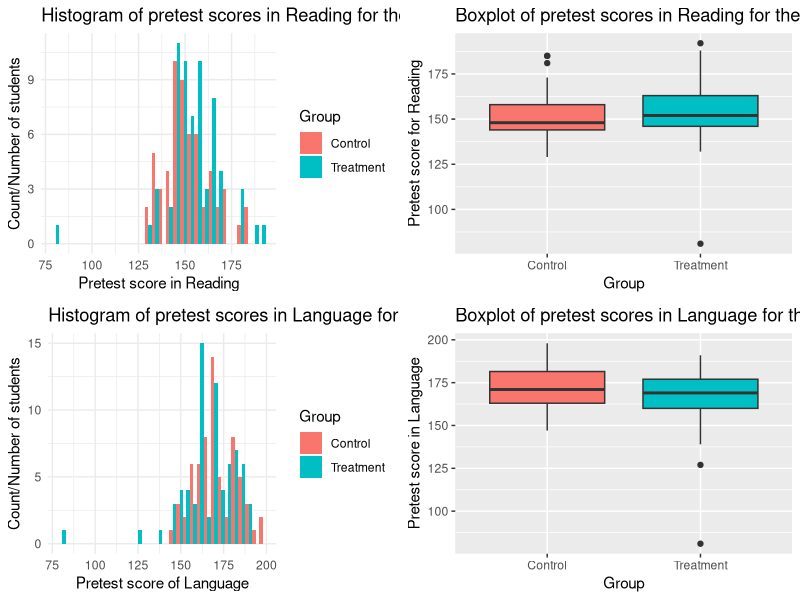
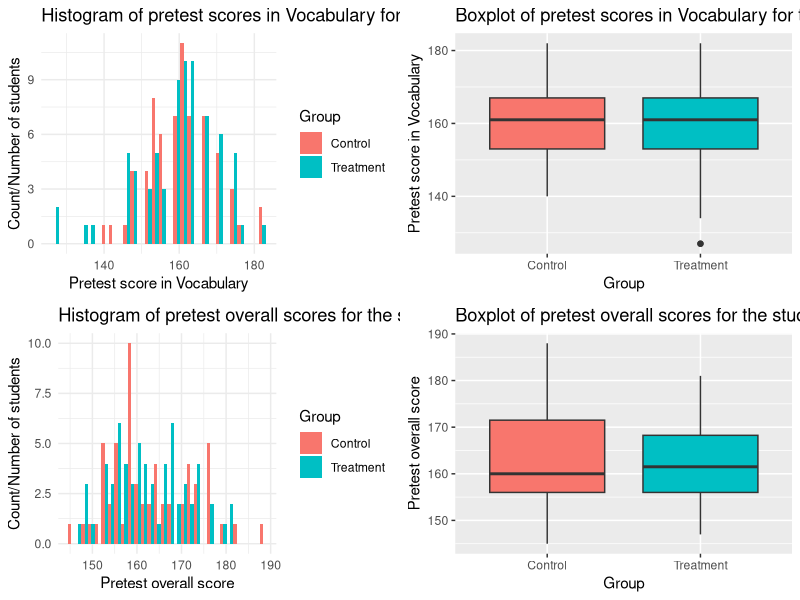
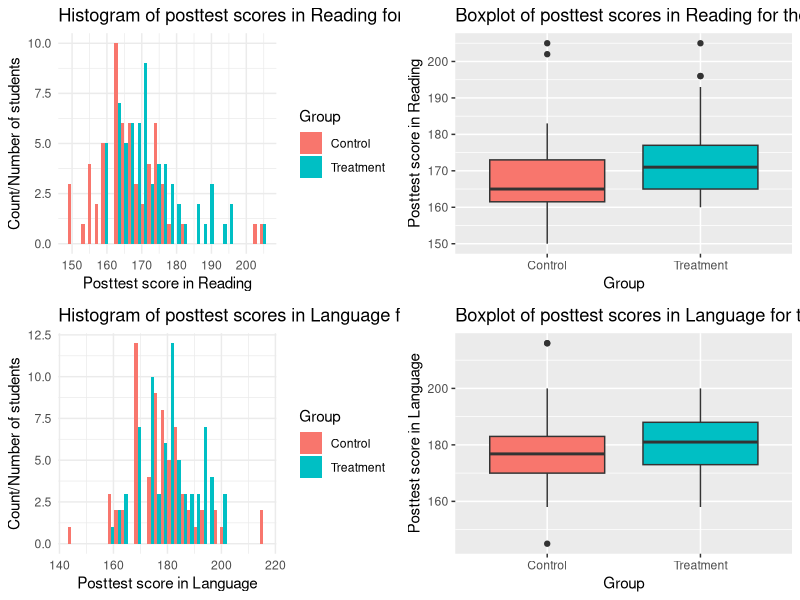
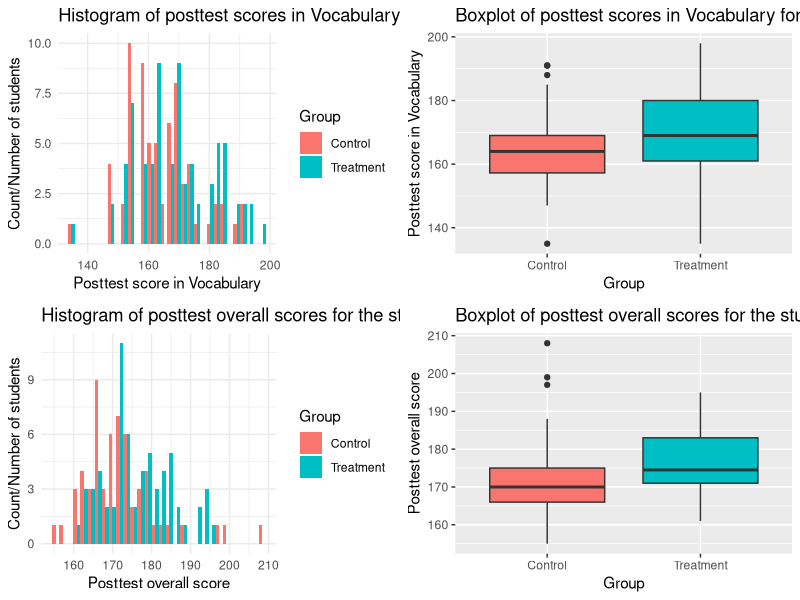

Source code (R) for these figures, in order: (Note: this script raises an error after producing the figures.)
### Preamble ###
# Purpose: explore the effect of DLL (a literacy training program) on the Spanish literacy skills of 
# first-grade Spanish-speaking students who have poor literacy skills
# Author: Jia Jia Ji
# Email: jiajia.ji@mail.utoronto.ca
# Date: April 19, 2021
# To do: draw some graphs to visualize the differences in Logramos test scores between the control group and treatment group


### install and load the packages ###
#install.packages('tidyverse')
#install.packages('ggplot2')
#install.packages('gridExtra')
#install.packages('knitr')
library(tidyverse) 
library(ggplot2)
library(gridExtra)
library(knitr)

### R and R packages citations ###
citation()
citation('tidyverse')
citation('ggplot2')
citation('gridExtra')
toBibtex(citation('knitr'))

# read the clean data 
clean_data_reading <- read_csv('Inputs/data/clean_data_reading.csv')
clean_data_language <- read_csv('Inputs/data/clean_data_language.csv')
clean_data_vocabulary <- read_csv('Inputs/data/clean_data_vocabulary.csv')
clean_data_overall <- read_csv('Inputs/data/clean_data_overall.csv')

### Summary statistics & graphs ###

# convert the variable T_assignment from the numerical variable to categorical variable that has 2 levels (0 and 1)
clean_data_reading$T_assignment <- as.factor(clean_data_reading$T_assignment)
clean_data_language$T_assignment <- as.factor(clean_data_language$T_assignment)
clean_data_vocabulary$T_assignment <- as.factor(clean_data_vocabulary$T_assignment)
clean_data_overall$T_assignment <- as.factor(clean_data_overall$T_assignment)

# For the pretest scores of the 3 subtests and an overall score:

# 1. pretest score for Reading (Pretest_READING):
# draw the histogram of this variable for 2 groups (0 means control group, 1 means treatment group)
pre_reading_plot1 <- clean_data_reading %>%
  ggplot(mapping = aes(x = Pretest_READING, fill = T_assignment)) + 
  geom_histogram(position = 'dodge', bins = 30) +
  labs(x = 'Pretest score in Reading', y = 'Count/Number of students',
       title = 'Histogram of pretest scores in Reading for the students in control group and treatment group') +
  scale_fill_discrete(name = 'Group', labels = c('Control', 'Treatment')) +
  theme_minimal()

# draw the boxplot for 2 groups
pre_reading_plot2 <- clean_data_reading %>%
  ggplot(mapping = aes(x = T_assignment, y = Pretest_READING, fill = T_assignment)) + 
  geom_boxplot() +
  labs(x = 'Group', y = 'Pretest score for Reading',
       title = 'Boxplot of pretest scores in Reading for the students in control group and treatment group') + 
  scale_fill_discrete(name = 'Group', labels = c('Control', 'Treatment')) +
  scale_x_discrete(breaks = c('0', '1'), labels = c('Control', 'Treatment')) +
  theme(legend.position = 'none')

# 2. pretest score for Language (Pretest_LANGUAGE):
# draw the histogram for 2 groups 
pre_language_plot1 <- clean_data_language %>%
  ggplot(mapping = aes(x = Pretest_LANGUAGE, fill = T_assignment)) + 
  geom_histogram(position = 'dodge', bins = 30) +
  labs(x = 'Pretest score of Language', y = 'Count/Number of students', 
       title = 'Histogram of pretest scores in Language for the students in control group and treatment group') +
  scale_fill_discrete(name = 'Group', labels = c('Control', 'Treatment')) +
  theme_minimal()

# draw the boxplot for 2 groups
pre_language_plot2 <- clean_data_language %>%
  ggplot(mapping = aes(x = T_assignment, y = Pretest_LANGUAGE, fill = T_assignment)) + 
  geom_boxplot() +
  labs(x = 'Group', y = 'Pretest score in Language',
       title = 'Boxplot of pretest scores in Language for the students in control group and treatment group') + 
  scale_fill_discrete(name = 'Group', labels = c('Control', 'Treatment')) +
  scale_x_discrete(breaks = c('0', '1'), labels = c('Control', 'Treatment')) +
  theme(legend.position = 'none')

# put the histograms and boxplots for the pretest_reading and pretest_language together
grid.arrange(arrangeGrob(pre_reading_plot1, pre_reading_plot2, ncol = 2),
             arrangeGrob(pre_language_plot1, pre_language_plot2, ncol = 2))

# 3. pre-test score for Vocabulary (Pretest_VOCABULARY):
# draw the histogram for 2 groups 
pre_vocabulary_plot1 <- clean_data_vocabulary %>%
  ggplot(mapping = aes(x = Pretest_VOCABULARY, fill = T_assignment)) + 
  geom_histogram(position = 'dodge', bins = 30) +
  labs(x = 'Pretest score in Vocabulary', y = 'Count/Number of students', 
       title = 'Histogram of pretest scores in Vocabulary for the students in control group and treatment group') +
  scale_fill_discrete(name = 'Group', labels = c('Control', 'Treatment')) +
  theme_minimal()

# draw the boxplot for 2 groups
pre_vocabulary_plot2 <- clean_data_vocabulary %>%
  ggplot(mapping = aes(x = T_assignment, y = Pretest_VOCABULARY, fill = T_assignment)) + 
  geom_boxplot() +
  labs(x = 'Group', y = 'Pretest score in Vocabulary',
       title = 'Boxplot of pretest scores in Vocabulary for the students in control group and treatment group') + 
  scale_fill_discrete(name = 'Group', labels = c('Control', 'Treatment')) +
  scale_x_discrete(breaks = c('0', '1'), labels = c('Control', 'Treatment')) +
  theme(legend.position = 'none')

# 4. pretest overall score (Pretest_ELA.TOTAL):
# draw the histogram for 2 groups 
pre_overall_plot1 <- clean_data_overall %>%
  ggplot(mapping = aes(x = Pretest_ELA.TOTAL, fill = T_assignment)) + 
  geom_histogram(position = 'dodge', bins = 30) +
  labs(x = 'Pretest overall score', 
       y = 'Count/Number of students', 
       title = 'Histogram of pretest overall scores for the students in control group and treatment group') +
  scale_fill_discrete(name = 'Group', labels = c('Control', 'Treatment')) +
  theme_minimal()

# draw the boxplot for 2 groups
pre_overall_plot2 <- clean_data_overall %>%
  ggplot(mapping = aes(x = T_assignment, y = Pretest_ELA.TOTAL, fill = T_assignment)) + 
  geom_boxplot() +
  labs(x = 'Group', y = 'Pretest overall score',
       title = 'Boxplot of pretest overall scores for the students in control group and treatment group') + 
  scale_fill_discrete(name = 'Group', labels = c('Control', 'Treatment')) +
  scale_x_discrete(breaks = c('0', '1'), labels = c('Control', 'Treatment')) +
  theme(legend.position = 'none')

# put the histograms and boxplots for teh pretest_Vocabulary and pretetst total 
grid.arrange(arrangeGrob(pre_vocabulary_plot1, pre_vocabulary_plot2, ncol = 2),
             arrangeGrob(pre_overall_plot1, pre_overall_plot2, ncol = 2))


# make a table of the average value of all 3 subtests and 1 overall score
# filter the pretest scores for control group
control_pre_re_avg <- clean_data_reading %>%
  filter(T_assignment == '0') %>%
  select(Pretest_READING) %>%
  sapply(mean)
control_pre_la_avg <- clean_data_language %>%
  filter(T_assignment == '0') %>%
  select(Pretest_LANGUAGE) %>%
  sapply(mean)
control_pre_vo_avg <- clean_data_vocabulary %>%
  filter(T_assignment == '0') %>%
  select(Pretest_VOCABULARY) %>%
  sapply(mean)
control_pre_overall_avg <- clean_data_overall %>%
  filter(T_assignment == '0') %>%
  select(Pretest_ELA.TOTAL) %>%
  sapply(mean)
# filter the pretest scores for treatment group
trt_pre_re_avg <- clean_data_reading %>%
  filter(T_assignment == '1') %>%
  select(Pretest_READING) %>%
  sapply(mean)
trt_pre_la_avg <- clean_data_language %>%
  filter(T_assignment == '1') %>%
  select(Pretest_LANGUAGE) %>%
  sapply(mean)
trt_pre_vo_avg <- clean_data_vocabulary %>%
  filter(T_assignment == '1') %>%
  select(Pretest_VOCABULARY) %>%
  sapply(mean)
trt_pre_overall_avg <- clean_data_overall %>%
  filter(T_assignment == '1') %>%
  select(Pretest_ELA.TOTAL) %>%
  sapply(mean)

# combine the mean of 2 groups in 1 table
pre_avg_summary <- matrix(c(control_pre_re_avg, control_pre_la_avg, control_pre_vo_avg, control_pre_overall_avg,
                            trt_pre_re_avg, trt_pre_la_avg, trt_pre_vo_avg, trt_pre_overall_avg), ncol = 4, byrow = TRUE)
pre_avg_table <- as.table(pre_avg_summary) 
rownames(pre_avg_table) <- c('Control', 'Treatment')
colnames(pre_avg_table) <- c('Reading' ,'Language', 'Vocabulary', 'Overall score')
pre_avg_table <- pre_avg_table %>%
  knitr::kable(caption = 'Average value of the pretest scores for 3 subtests and the overall score for the students in control group and treatment group',
               align = c('l', 'l', 'l', 'l'), digits = 2)
pre_avg_table


# For the posttest scores of the 3 subtests and an overall score:

# 1. posttest score for Reading (Posttest_READING):
# draw the histogram of this variable for 2 groups (0 means control group, 1 means treatment group)
post_reading_plot1 <- clean_data_reading %>%
  ggplot(mapping = aes(x = Posttest_READING, fill = T_assignment)) + 
  geom_histogram(position = 'dodge', bins = 30) +
  labs(x = 'Posttest score in Reading', y = 'Count/Number of students',
       title = 'Histogram of posttest scores in Reading for the students in control group and treatment group') +
  scale_fill_discrete(name = 'Group', labels = c('Control', 'Treatment')) +
  theme_minimal()

# draw the boxplot for 2 groups
post_reading_plot2 <- clean_data_reading %>%
  ggplot(mapping = aes(x = T_assignment, y = Posttest_READING, fill = T_assignment)) + 
  geom_boxplot() +
  labs(x = 'Group', y = 'Posttest score in Reading',
       title = 'Boxplot of posttest scores in Reading for the students in control group and treatment group') + 
  scale_fill_discrete(name = 'Group', labels = c('Control', 'Treatment')) +
  scale_x_discrete(breaks = c('0', '1'), labels = c('Control', 'Treatment')) +
  theme(legend.position = 'none')

# 2. posttest score for Language (Posttest_LANGUAGE):
# draw the histogram for 2 groups 
post_language_plot1 <- clean_data_language %>%
  ggplot(mapping = aes(x = Posttest_LANGUAGE, fill = T_assignment)) + 
  geom_histogram(position = 'dodge', bins = 30) +
  labs(x = 'Posttest score in Language', y = 'Count/Number of students', 
       title = 'Histogram of posttest scores in Language for the students in control group and treatment group') +
  scale_fill_discrete(name = 'Group', labels = c('Control', 'Treatment')) +
  theme_minimal()

# draw the boxplot for 2 groups
post_language_plot2 <- clean_data_language %>%
  ggplot(mapping = aes(x = T_assignment, y = Posttest_LANGUAGE, fill = T_assignment)) + 
  geom_boxplot() +
  labs(x = 'Group', y = 'Posttest score in Language',
       title = 'Boxplot of posttest scores in Language for the students in control group and treatment group') + 
  scale_fill_discrete(name = 'Group', labels = c('Control', 'Treatment')) +
  scale_x_discrete(breaks = c('0', '1'), labels = c('Control', 'Treatment')) +
  theme(legend.position = 'none')

grid.arrange(arrangeGrob(post_reading_plot1, post_reading_plot2, ncol = 2),
             arrangeGrob(post_language_plot1, post_language_plot2, ncol = 2))

# 3. post-test score for Vocabulary (Posttest_VOCABULARY):
# draw the histogram for 2 groups 
post_vocabulary_plot1 <- clean_data_vocabulary %>%
  ggplot(mapping = aes(x = Posttest_VOCABULARY, fill = T_assignment)) + 
  geom_histogram(position = 'dodge', bins = 30) +
  labs(x = 'Posttest score in Vocabulary', y = 'Count/Number of students', 
       title = 'Histogram of posttest scores in Vocabulary for the students in control group and treatment group') +
  scale_fill_discrete(name = 'Group', labels = c('Control', 'Treatment')) +
  theme_minimal()

# draw the boxplot for 2 groups
post_vocabulary_plot2 <- clean_data_vocabulary %>%
  ggplot(mapping = aes(x = T_assignment, y = Posttest_VOCABULARY, fill = T_assignment)) + 
  geom_boxplot() +
  labs(x = 'Group', y = 'Posttest score in Vocabulary',
       title = 'Boxplot of posttest scores in Vocabulary for the students in control group and treatment group') + 
  scale_fill_discrete(name = 'Group', labels = c('Control', 'Treatment')) +
  scale_x_discrete(breaks = c('0', '1'), labels = c('Control', 'Treatment')) +
  theme(legend.position = 'none')


# 4. posttest overall score (Posttest_ELA.TOTAL):
# draw the histogram for 2 groups 
post_overall_plot1 <- clean_data_overall %>%
  ggplot(mapping = aes(x = Posttest_ELA.TOTAL, fill = T_assignment)) + 
  geom_histogram(position = 'dodge', bins = 30) +
  labs(x = 'Posttest overall score', 
       y = 'Count/Number of students', 
       title = 'Histogram of posttest overall scores for the students in control group and treatment group') +
  scale_fill_discrete(name = 'Group', labels = c('Control', 'Treatment')) +
  theme_minimal()

# draw the boxplot for 2 groups
post_overall_plot2 <- clean_data_overall %>%
  ggplot(mapping = aes(x = T_assignment, y = Posttest_ELA.TOTAL, fill = T_assignment)) + 
  geom_boxplot() +
  labs(x = 'Group', y = 'Posttest overall score',
       title = 'Boxplot of posttest overall scores for the students in control group and treatment group') + 
  scale_fill_discrete(name = 'Group', labels = c('Control', 'Treatment')) +
  scale_x_discrete(breaks = c('0', '1'), labels = c('Control', 'Treatment')) +
  theme(legend.position = 'none')

# put the histogram and boxplot together horizontally
grid.arrange(arrangeGrob(post_vocabulary_plot1, post_vocabulary_plot2, ncol = 2),
             arrangeGrob(post_overall_plot1, post_overall_plot2, ncol = 2))

            
# make a table of the average value of all 3 subtests and 1 overall score
# filter the posttest scores for control group
control_post_re_avg <- clean_data_reading %>%
  filter(T_assignment == '0') %>%
  select(Posttest_READING) %>%
  sapply(mean)
control_post_la_avg <- clean_data_language %>%
  filter(T_assignment == '0') %>%
  select(Posttest_LANGUAGE) %>%
  sapply(mean)
control_post_vo_avg <- clean_data_vocabulary %>%
  filter(T_assignment == '0') %>%
  select(Posttest_VOCABULARY) %>%
  sapply(mean)
control_post_overall_avg <- clean_data_overall %>%
  filter(T_assignment == '0') %>%
  select(Posttest_ELA.TOTAL) %>%
  sapply(mean)

# filter the posttest scores for treatment group
trt_post_la_avg <- clean_data_reading %>%
  filter(T_assignment == '1') %>%
  select(Posttest_READING) %>%
  sapply(mean)
trt_post_la_avg <- clean_data_language %>%
  filter(T_assignment == '1') %>%
  select(Posttest_LANGUAGE) %>%
  sapply(mean)
trt_post_vo_avg <- clean_data_vocabulary %>%
  filter(T_assignment == '1') %>%
  select(Posttest_VOCABULARY) %>%
  sapply(mean)
trt_post_overall_avg <- clean_data_overall %>%
  filter(T_assignment == '1') %>%
  select(Posttest_ELA.TOTAL) %>%
  sapply(mean)

# combine the mean of 2 groups in 1 table
post_avg_summary <- matrix(c(control_post_re_avg, control_post_la_avg, control_post_vo_avg, control_post_overall_avg,
                             trt_post_re_avg, trt_post_la_avg, trt_post_vo_avg, trt_post_overall_avg), ncol = 4, byrow = TRUE)
post_avg_table <- as.table(post_avg_summary) 
rownames(post_avg_table) <- c('Control', 'Treatment')
colnames(post_avg_table) <- c('Reading' ,'Language', 'Vocabulary', 'Overall score')
post_avg_table <- post_avg_table %>%
  knitr::kable(caption = 'Average value of the posttest scores for 3 subtests and the overall score for the students in control group and treatment group',
               align = c('l', 'l', 'l', 'l'), digits = 2)
post_avg_table


# For the correlation between pretest and posttest scores: 
# (we only check this relationship for the overall score, because it combines all 3 subtests and we want to see the overall relationship)
# draw a scatter plot between pretest overall score and posttest overall score for 2 groups, and add the best fit line (linear)
clean_data_overall %>%
  ggplot(mapping = aes(x = Pretest_ELA.TOTAL, y = Posttest_ELA.TOTAL, color = T_assignment)) + 
  geom_point() + 
  geom_smooth(method = lm, aes(color = T_assignment)) +
  labs(x = 'Pretest overall score', y = 'Posttest overall score',
       title = 'Scatter plot between pretest overall score and posttest overall score for the students in control group and treatment group') +
  scale_color_discrete(name = 'Group', labels = c('Control', 'Treatment')) +
  theme()
